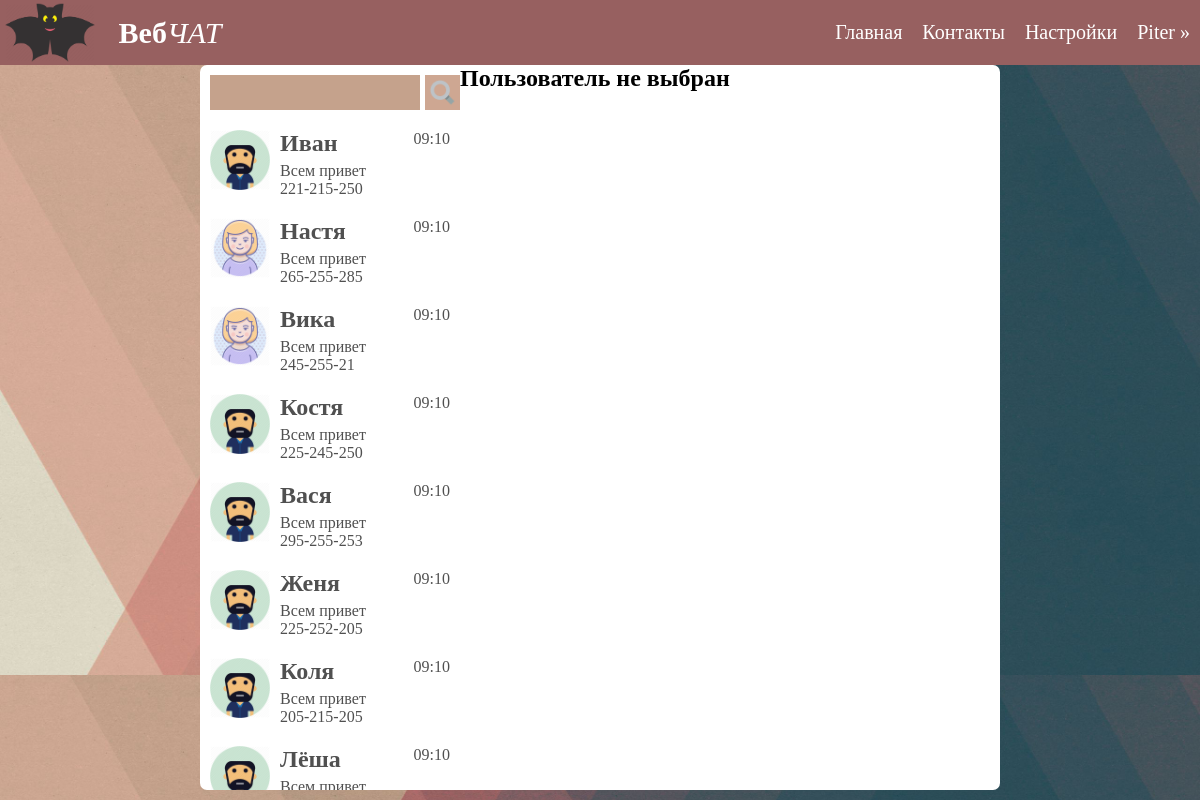
The page / (signed in) on the database its author committed.
### tables this page shows
CREATE TABLE `users` (
  `id` int(11) NOT NULL,
  `name` varchar(100) NOT NULL,
  `photo` varchar(255) NOT NULL,
  `phone` varchar(20) NOT NULL,
  `email` varchar(100) NOT NULL,
  `password` varchar(255) NOT NULL
);

### configs/settings.php (called while the page is built, shortened)
<?php
if(isset($_COOKIE["userID"])){
	$userID = $_COOKIE["userID"];
}
?>

### modules/listContacts.php (the view, shortened to what this page needs)
<ul>
	<?php
		if (isset($_POST["search-text"]) && $searchText != ""){
			$sql_u = "SELECT * FROM `users` WHERE `name` LIKE '%" . $searchText . "%'";
			$result_u = mysqli_query($connect, $sql_u);
			$number_of_users = mysqli_num_rows($result_u);
			$i = 0;
			while ($i < $number_of_users) {
				$user = mysqli_fetch_assoc($result_u);
	?>
				<li>
					<a href ='/index.php?user= <?php echo $user["id"] ?> '>
						<div class = "avatar">
								<img src=' <?php echo $user["photo"]; ?> '>
							</div>
						<h2><?php echo $user["name"] ?></h2>
						<p>Всем привет</p>
						<div class = "time">09:10</div>
						<span><?php echo $user["phone"]; ?></span>
					</a>
				</li>
	<?php
				$i++;
			}
		} else {
			$sql_u = "SELECT * FROM `users` WHERE id!=" . $userID;
			$result_u = mysqli_query($connect, $sql_u);
			$number_of_users = mysqli_num_rows($result_u);
			$i = 0;
			while ($i < $number_of_users) {
				$user = mysqli_fetch_assoc($result_u);
	?>
				<li>
					<a href ='/index.php?user= <?php echo $user["id"] ?> '>
						<div class = "avatar">
								<img src=' <?php echo $user["photo"]; ?> '>
							</div>
						<h2><?php echo $user["name"] ?></h2>
						<p>Всем привет</p>
						<div class = "time">09:10</div>
						<span><?php echo $user["phone"]; ?></span>
					</a>
				</li>
	<?php
				$i++;
			}
		}
	?>
</ul>

### index.php (shortened to what this page needs)
<?php
include "configs/db.php";
include "configs/settings.php";
?>
<!DOCTYPE html>
<html>
<head>
	<link rel="stylesheet" type="text/css" href="style.css">
</head>
<body>
	<?php
		include "parts_chat/chat_header.php"
	?>
	<div id="content">
		<div id = "contacts">
			<form id = "search" action="http://chat.local/searchFriend.php" method="POST">
				<input type="text" name="search-text">
				<button type="submit"><img src="img/search-button.png"></button>
			</form>
			<div id = "list-contacts">
			<?php
				include "modules/listContacts.php";
			?>
			</div>
		</div>
		<div id="messages">
			<div id="list-messages">
				<?php
				include "modules/listMessages.php";
				?>
			</div>
		</div>
	</div>
</body>
</html>

### parts_chat/chat_header.php (shortened to what this page needs)
<div id="chat-header">
	<div id = "chat-logo">
		<img src="img/logo.png"> <span><b>Веб</b><i>ЧАТ</i></span>
	</div>
	<div id="chat-menu">
		<a href="/">Главная</a>
		<a href="#" id="open-contact">Контакты</a>
		<a href="#" id="settings">Настройки</a>
		<?php
			if(isset($_COOKIE["userID"])){
				$sql_u = "SELECT * FROM users WHERE id=" . $_COOKIE["userID"];
				$result_u = mysqli_query($connect, $sql_u);
				$user = mysqli_fetch_assoc($result_u);
				?>
				<a href="exit.php" id="enter-exit"><?php echo $user["name"];?> &#187;</a>
				<?php
			} else {
				?>
				<a href="login.php" id="enter-exit">Войти</a>
				<?php
			}
		?>
	</div>
</div>

### modules/listMessages.php (shortened to what this page needs)
<ul>
	<?php
		if (isset($_GET["user"]) || isset($userID_toWhom)) {
			$user_toWhom = null;
			if(isset($_GET["user"])) {
				$user_toWhom = $_GET["user"];
			} else {
				$user_toWhom = $userID_toWhom;
			}
			$sql_m = "SELECT * FROM messages" .
			" WHERE (`userID_toWhom` =" . $user_toWhom .
			" AND `userID_fromWhom` =" . $userID_fromWhom . ")" .
			" OR " .
			"(`userID_toWhom` =" . $userID_fromWhom .
			" AND `userID_fromWhom` =" . $user_toWhom . ")";
			$result_m = mysqli_query($connect, $sql_m);
			$number_of_messages = mysqli_num_rows($result_m);
			$i = 0;
			while ($i < $number_of_messages) {
					$message = mysqli_fetch_assoc($result_m);
	?>
						<li>
	<?php
								$sql_u = "SELECT * FROM users WHERE id=" . $message["userID_fromWhom"];
								$result_u = mysqli_query($connect, $sql_u);
								$user = mysqli_fetch_assoc($result_u);
	?>
							<div class = "avatar">
								<img src= <?php echo $user["photo"]; ?> >
							</div>
							<h2><?php echo $user["name"]; ?></h2>
							<p><?php echo  $message["message"]; ?></p>
							<div class ="time"><?php echo $message["date_and_time"]; ?></div>
						</li>
	<?php
					$i++;
			}
		}
		else {
			echo "<h2> Пользователь не выбран</h2>";
		}
	?>
</ul>

### style.css (style rules this page uses)
html { height: 100%; }
body { margin: 0; background-image: url(./img/fon.jpg); background-size: 100% auto; height: 100%; }
#chat-header { width: 100%; height: 65px; background: #976060; }
#chat-logo { width: 100px; height: 100%; position: relative; float: left; }
#chat-logo img { width: 90%; height: 90%; position: absolute; top: 50%; left: 50%; transform: translate(-50%, -50%); }
#chat-logo span { font-size: 30px; color: white; position: absolute; top: 50%; left: 170%; transform: translate(-50%, -50%); }
#chat-menu { float: right; }
#chat-menu a { color: white; text-decoration: none; font-size: 20px; height: 100%; display: block; float: left; padding: 21px 10px; }
#content { width: 800px; height: calc(100% - 75px); margin: 0 auto; background: white; border-radius: 7px; }
#contacts { width: 260px; height: 100%; float: left; }
#search { width: 100%; height: 35px; padding: 10px 0px 10px 10px; }
#search input { background: #c5a28c; border: none; width: calc(77% - 10px); height: 100%; padding: 0 10px; float: left; margin-right: 5px; outline: none; }
#search button { width: 35px; height: 100%; border: none; background: #cea792; outline: none; padding: 3px; }
#search button img { width: 100%; height: 100%; }
#list-contacts { height: calc(100% - 55px); overflow-y: auto; }
#list-contacts ul { margin: 0; padding: 0; list-style: none; width: 100%; }
#list-contacts ul li { padding: 10px; position: relative; width: calc(100% - 20px); }
#list-contacts ul li a { text-decoration: none; color: #505050; }
#list-contacts ul .avatar { width: 60px; height: 60px; float: left; margin-right: 10px; }
#list-contacts ul .avatar img { width: 100%; height: 100%; }
#list-contacts ul li .time { position: absolute; top: 10px; right: 10px; }
#list-contacts h2, #list-contacts p { margin: 0; }
#list-contacts h2 { margin: 0 0 5px 0; }
#messages { width: calc(800px - 260px); float: right; height: 100%; }
#list-messages { height: 80%; overflow-y: auto; }
#messages ul { list-style: none; margin: 0; padding: 0; }
#messages ul h2, #messages ul p { margin: 0; }

### rows shown on the page
users: name "Piter"
users: photo (placeholder picture), name "Иван", phone "221-215-250"
users: photo (picture), name "Настя", phone "265-255-285"
users: photo (picture), name "Вика", phone "245-255-21"
users: photo (placeholder picture), name "Костя", phone "225-245-250"
users: photo (placeholder picture), name "Вася", phone "295-255-253"
users: photo (placeholder picture), name "Женя", phone "225-252-205"
users: photo (placeholder picture), name "Коля", phone "205-215-205"
users: photo (placeholder picture), name "Лёша"
